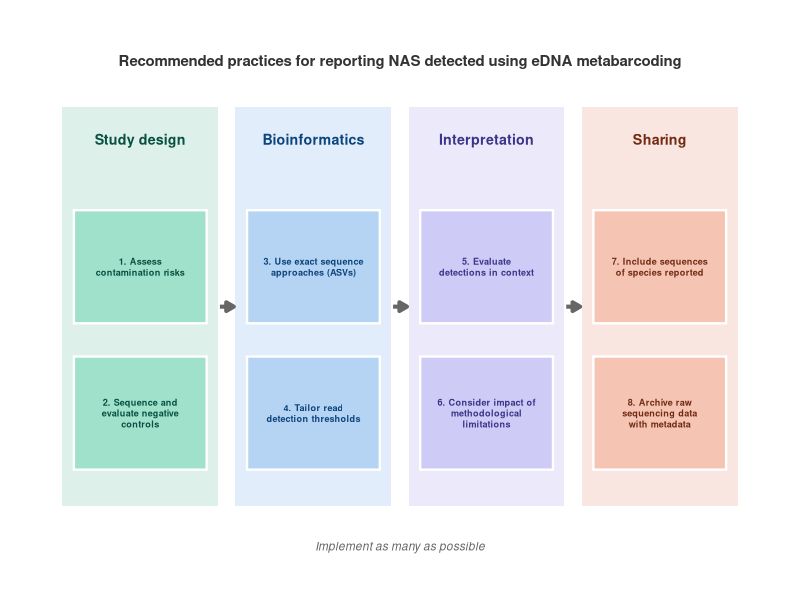

This chart was generated by the following R code:
#NAS/AIS eDNA metabarcoding paper
#Code for graphical abstract derived from Table 4 Best Practices

# load packages
library(ggplot2)
library(grid)
library(cowplot)

# define schematic of categories that are read from left to right
categories <- data.frame(
  label = c("Study design", "Bioinformatics", "Interpretation", "Sharing"),
  x_center = c(2, 5, 8, 11),  # Column centers spaced evenly by 3 units
  y_center = rep(4, 4),       # Locked on the same horizontal baseline row
  fill = c("#1D9E75", "#378ADD", "#7F77DD", "#D85A30"),
  text_col = c("#085041", "#0C447C", "#3C3489", "#712B13")
)

guidelines <- data.frame(
  label = c(
    "1. Assess\ncontamination risks", 
    "2. Sequence and\nevaluate negative\ncontrols", 
    "3. Use exact sequence\napproaches (ASVs)", 
    "4. Tailor read\ndetection thresholds", 
    "5. Evaluate\ndetections in context", 
    "6. Consider impact of\nmethodological\nlimitations", 
    "7. Include sequences\nof species reported", 
    "8. Archive raw\nsequencing data\nwith metadata"
  ),
  # synced to match the categories in 4 columns but stacked vertically
  x = c(2, 2, 5, 5, 8, 8, 11, 11),
  y_center = c(4.6, 2.4, 4.6, 2.4, 4.6, 2.4, 4.6, 2.4), # top and bottom row guidelines
  fill = c(
    "#9FE1CB", "#9FE1CB", "#B5D4F4", "#B5D4F4", 
    "#CECBF6", "#CECBF6", "#F5C4B3", "#F5C4B3"
  ),
  text_col = c(
    "#085041", "#085041", "#0C447C", "#0C447C", 
    "#3C3489", "#3C3489", "#712B13", "#712B13"
  )
)

# Geometry Tuning Matrix
phase_w  <- 1.35  # half width of large column background card (Total width = 2.7)
phase_h  <- 3.0   # half height of large column background card
box_w    <- 1.15  # half width of inner text bubble guidelines
box_h    <- 0.85  # half height of inner text bubble guidelines

# plot horizontal graphical_abstract
graphical_abstract <- ggplot() +
  
  # tall blocks for each category
  geom_rect(
    data = categories, 
    aes(xmin = x_center - phase_w, xmax = x_center + phase_w, 
        ymin = y_center - phase_h, ymax = y_center + phase_h, fill = fill), 
    color = NA, alpha = 0.15
  ) +
  
  # category title headers (top of each column block)
  geom_text(
    data = categories, 
    aes(x = x_center, y = y_center + phase_h - 0.4, label = label, color = text_col), 
    fontface = "bold", size = 3.6, hjust = 0.5, vjust = 1, lineheight = 0.9
  ) +
  
  # guidelines in inner boxes (stacked vertically)
  geom_rect(
    data = guidelines, 
    aes(xmin = x - box_w, xmax = x + box_w, ymin = y_center - box_h, ymax = y_center + box_h, fill = fill), 
    color = "white", linewidth = 0.8
  ) +
  
  # text labels inside guideline boxes
  geom_text(
    data = guidelines, 
    aes(x = x, y = y_center, label = label, color = text_col), 
    size = 2.3, hjust = 0.5, vjust = 0.5, fontface = "bold", lineheight = 1.0
  ) +
  
  # arrows running left to right between columns
  annotate("segment", 
           x = c(3.38, 6.38, 9.38), xend = c(3.62, 6.62, 9.62), 
           y = 4.0, yend = 4.0, 
           arrow = arrow(length = unit(0.22, "cm"), type = "closed"), 
           color = "grey40", linewidth = 1.4
  ) +
  
  # centralized footer note
  annotate("text", 
           x = 6.5, y = 0.4, 
           label = "Implement as many as possible", 
           size = 3.0, color = "grey40", hjust = 0.5, fontface = "italic"
  ) +
  
  # centralized title at top
  annotate("text", 
           x = 6.5, y = 7.7, 
           label = "Recommended practices for reporting NAS detected using eDNA metabarcoding", 
           size = 3.8, color = "grey20", hjust = 0.5, fontface = "bold"
  ) +
  
  # formatting settings and dimensions grid boundaries
  scale_fill_identity() +
  scale_color_identity() +
  coord_cartesian(xlim = c(0.2, 12.8), ylim = c(0.0, 8.2)) +
  theme_void()

# output
ggdraw(graphical_abstract)

#save
save_plot("eDNA_mb_NAS_graphical_abstract.jpg", 
          graphical_abstract, 
          base_width = 7,
          base_height = 4,
          dpi=300)
